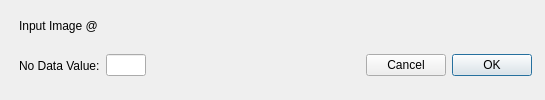
<?xml version="1.0" encoding="UTF-8"?>
<ui version="4.0">
 <class>Dialog</class>
 <widget class="QDialog" name="Dialog">
  <property name="geometry">
   <rect>
    <x>0</x>
    <y>0</y>
    <width>545</width>
    <height>100</height>
   </rect>
  </property>
  <property name="sizePolicy">
   <sizepolicy hsizetype="Fixed" vsizetype="Fixed">
    <horstretch>0</horstretch>
    <verstretch>0</verstretch>
   </sizepolicy>
  </property>
  <property name="minimumSize">
   <size>
    <width>545</width>
    <height>100</height>
   </size>
  </property>
  <property name="maximumSize">
   <size>
    <width>545</width>
    <height>100</height>
   </size>
  </property>
  <property name="windowTitle">
   <string>Supply NoData Value</string>
  </property>
  <widget class="QFrame" name="frame">
   <property name="geometry">
    <rect>
     <x>10</x>
     <y>0</y>
     <width>531</width>
     <height>91</height>
    </rect>
   </property>
   <property name="frameShape">
    <enum>QFrame::NoFrame</enum>
   </property>
   <property name="frameShadow">
    <enum>QFrame::Plain</enum>
   </property>
   <layout class="QVBoxLayout" name="verticalLayout">
    <item>
     <widget class="QLabel" name="lblSource">
      <property name="text">
       <string>Input Image @ </string>
      </property>
     </widget>
    </item>
    <item>
     <widget class="QFrame" name="frame_2">
      <property name="frameShape">
       <enum>QFrame::NoFrame</enum>
      </property>
      <property name="frameShadow">
       <enum>QFrame::Plain</enum>
      </property>
      <layout class="QHBoxLayout" name="horizontalLayout">
       <property name="margin">
        <number>0</number>
       </property>
       <item>
        <widget class="QLabel" name="label_3">
         <property name="text">
          <string>No Data Value:</string>
         </property>
        </widget>
       </item>
       <item>
        <widget class="QLineEdit" name="txtNodat">
         <property name="sizePolicy">
          <sizepolicy hsizetype="Maximum" vsizetype="Fixed">
           <horstretch>0</horstretch>
           <verstretch>0</verstretch>
          </sizepolicy>
         </property>
         <property name="maximumSize">
          <size>
           <width>40</width>
           <height>16777215</height>
          </size>
         </property>
        </widget>
       </item>
       <item>
        <spacer name="horizontalSpacer">
         <property name="orientation">
          <enum>Qt::Horizontal</enum>
         </property>
         <property name="sizeHint" stdset="0">
          <size>
           <width>40</width>
           <height>20</height>
          </size>
         </property>
        </spacer>
       </item>
       <item>
        <widget class="QPushButton" name="cmdCancel">
         <property name="text">
          <string>Cancel</string>
         </property>
        </widget>
       </item>
       <item>
        <widget class="QPushButton" name="cmdOK">
         <property name="text">
          <string>OK</string>
         </property>
         <property name="default">
          <bool>true</bool>
         </property>
        </widget>
       </item>
      </layout>
     </widget>
    </item>
   </layout>
  </widget>
 </widget>
 <resources/>
 <connections/>
</ui>
